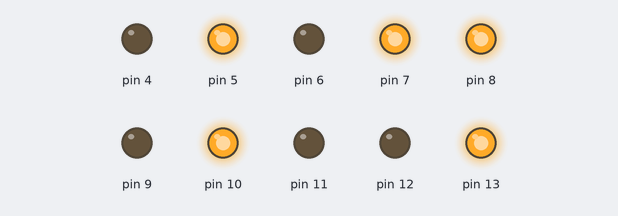
Simulated run of this sketch. Board: Arduino Uno, built with avr-gcc and run on an emulated ATmega328P. Shown: output pins drawn as LEDs (lit = HIGH).

Above: at 0.1 s.
At 10.1 s:
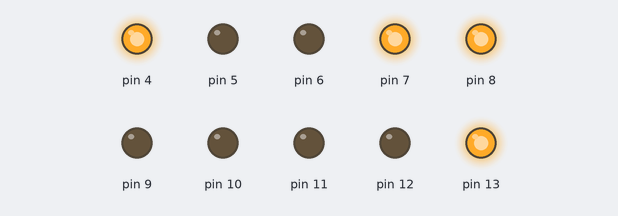
At 15.1 s:
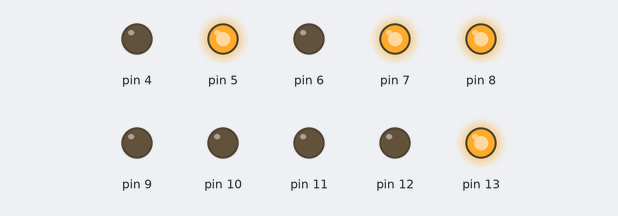
At 18.6 s:
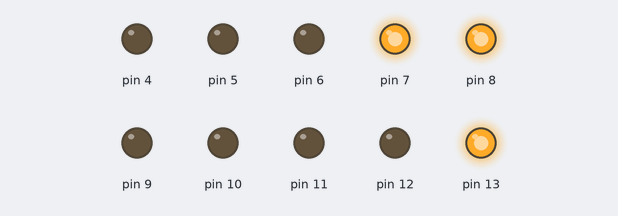
At 27.1 s:
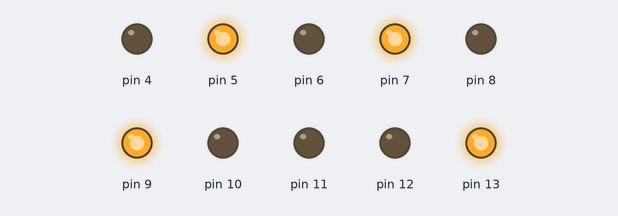
At 32.1 s:
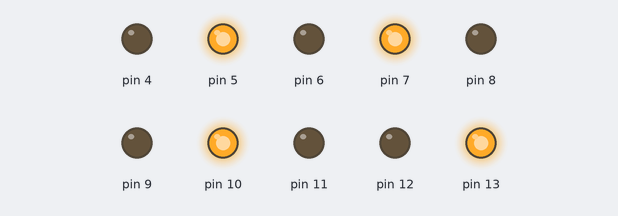
Timing chart, 0 to 40.0 s (numbered marks = the images above):
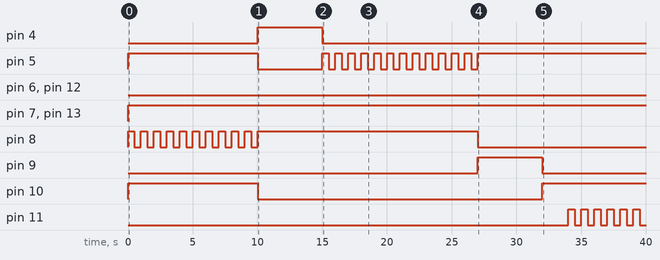

The sketch:

Crossings_Code.ino
```cpp
//When the green crosswalk light is on, pedestrians can safely begin crossing the road.
//When the red crosswalk light is flashing, pedestrians must not begin crossing; Pedestrians already crossing must continue to cross.
//When the red crosswalk light is solid, pedestrians must not begin crossing.

//Setting all LEDs as outputs.
void setup() {
  for (int pinLEDs = 4; pinLEDs < 14; pinLEDs ++) {
    pinMode(pinLEDs, OUTPUT);
  }
}


void loop() {
  // All red crosswalk lights are activated along with east/west red traffic lights.
  digitalWrite(5, HIGH);
  digitalWrite(7, HIGH);
  digitalWrite(13, HIGH);

  // North/south advanced (flashing) green traffic lights activate for 10 seconds.
  // NOTE: When there are solid red and advanced (flashing) green traffic lights active in the same traffic light trio, ONLY left turns are allowed. Traffic moving straight or turning right must stop because traffic turning left has the right of way.
  digitalWrite(10, HIGH);
  for(int i=0; i<10; i++){
  	digitalWrite(8, HIGH);
  	delay(500);
  	digitalWrite(8, LOW);
  	delay(500);
  }
  digitalWrite(10, LOW);

  // North/south solid green traffic lights activate for 17 seconds. The north/south solid green crosswalk lights activate for 5 seconds.
  digitalWrite(5, LOW);
  digitalWrite(8, HIGH);
  digitalWrite(4, HIGH);
  delay(5000);
  digitalWrite(4, LOW);

  //The north/south solid green crosswalk lights deactivate and the north/south red crosswalk lights begin flashing for 12 seconds.
  for(int i=0; i<12; i++){
  	digitalWrite(5, HIGH);
  	delay(500);
  	digitalWrite(5, LOW);
  	delay(500);
  }
  //The flashing red crosswalk lights become solid.
  digitalWrite(5, HIGH);

  //The north/south solid yellow traffic lights activate for 5 seconds. After the 5 seconds, the yellow traffic lights are disabled and the north/south solid red traffic lights are enabled.
  digitalWrite(8, LOW);
  digitalWrite(9, HIGH);
  delay(5000);
  digitalWrite(9, LOW);
  digitalWrite(10, HIGH);

  //There is an extra 2 second delay to briefly stop all traffic in order to ensure that drivers who are still in the middle turning left have a chance to go.
  delay(2000);

  //When the north/south solid red traffic lights and solid red crosswalk lights are enabled at the SAME time, the east/west solid red and advanced (flashing) green traffic lights activate for 10 seconds.
  if(digitalRead(5) == HIGH && digitalRead(10) == HIGH){

   digitalWrite(13, HIGH);
   for(int i=0; i<10; i++){
  	digitalWrite(11, HIGH);
  	delay(500);
  	digitalWrite(11, LOW);
   	delay(500);
   }
   digitalWrite(13, LOW);

   //The east/west solid green traffic lights activate for 17 seconds. The east/west solid green crosswalk lights are enabled for 5 seconds and then disabled.
   digitalWrite(7, LOW);
   digitalWrite(11, HIGH);
   digitalWrite(6, HIGH);
   delay(5000);
   digitalWrite(6, LOW);

   //The east/west red crosswalk lights begin flashing for 12 seconds.
   for(int i=0; i<12; i++){
   	digitalWrite(7, HIGH);
   	delay(500);
  	digitalWrite(7, LOW);
  	delay(500);
   }

   //The east/west flashing red crosswalk lights become solid.
   digitalWrite(7, HIGH);

   //The east/west solid yellow traffic lights activate for 5 seconds. After the 5 seconds, the yellow traffic lights are disabled and the east/west solid red traffic lights are enabled.
   digitalWrite(11, LOW);
   digitalWrite(12, HIGH);
   delay(5000);
   digitalWrite(12, LOW);
   digitalWrite(13, HIGH);

   //There is an extra 2 second delay to briefly stop all traffic in order to ensure that drivers who are still in the middle turning left have a chance to go.
   delay(2000);
  }
}
```

Measured:
- by itself, pin 4: LOW → HIGH at 10.0 s, → LOW 5.0 s later
- by itself, pin 5: goes HIGH 10.0 s, LOW 5.0 s, 12 × (HIGH 0.50 s, LOW 0.50 s), then HIGH
- by itself, pin 7, pin 13: LOW → HIGH at 0.00 s
- by itself, pin 8: goes 10 × (HIGH 0.50 s, LOW 0.50 s), HIGH 17.0 s, then LOW
- by itself, pin 9: LOW → HIGH at 27.0 s, → LOW 5.0 s later
- by itself, pin 10: LOW → HIGH at 0.00 s, → LOW 10.0 s later, → HIGH 22.0 s later
- by itself, pin 11: LOW → HIGH at 34.0 s, → LOW 0.50 s later, → HIGH 0.50 s later, → LOW 0.50 s later, … (12 changes in this stretch)
